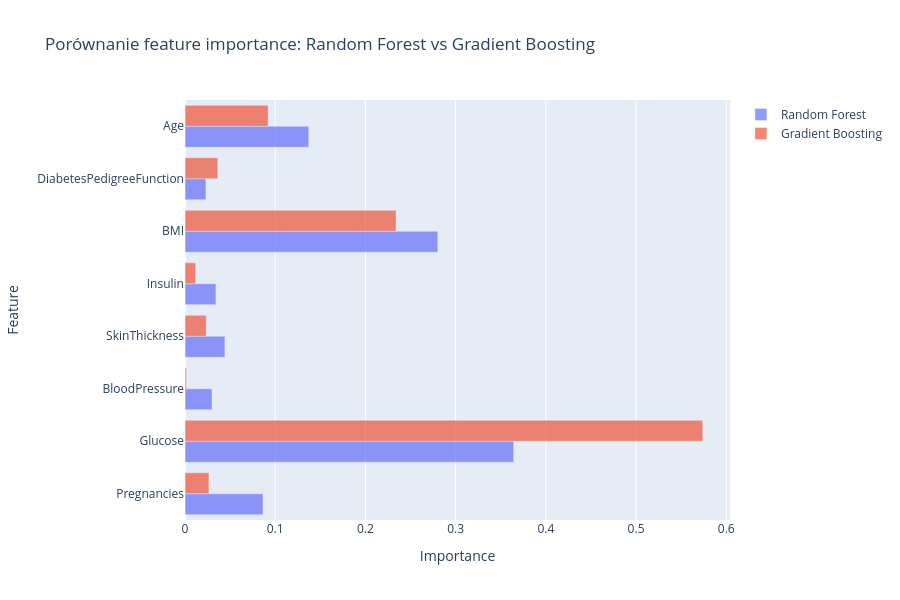

The notebook cell this image was saved under:
### Markdown cell above
## Zadanie  
### Analiza ważności cech (Feature Importance) w Random Forest i Gradient Boosting

Modele drzewiaste mają tę zaletę, że potrafią oszacować **ważność cech** — czyli informują, które atrybuty najbardziej wpływają na decyzję modelu.

W tym zadaniu porównamy ważność cech między:
- najlepszym modelem **Random Forest** (z poprzedniego zadania),
- najlepszym modelem **Gradient Boosting** (wybranym z poprzedniego ćwiczenia).

**Proszę:**

1. Wytrenować:
   - model Random Forest z optymalnymi parametrami (wybrany wcześniej),
   - model Gradient Boosting z parametrami, które dały najwyższe AUC.

2. Wyciągnąć wektory `feature_importances_` dla każdego modelu.

3. Stworzyć wykresy:
   - osobny wykres słupkowy dla Random Forest,
   - osobny wykres słupkowy dla Gradient Boosting,
   - dodatkowo: **jeden wspólny wykres**, który pokazuje różnice obok siebie  
     (np. porównanie RF vs GB dla każdej cechy).

4. Odpowiedzieć na pytania:
   - Które cechy mają najwyższe znaczenie w obu modelach?
   - Czy modele zgadzają się co do rankingu cech?
   - Czy któryś model wydaje się bardziej „skoncentrowany” na mniejszej liczbie cech?

**Wskazówka:**  
Wykres słupkowy możesz stworzyć np. tak:

```python
importances = model.feature_importances_
plt.barh(features, importances)

### Code cell
rf_model.fit(X_train, y_train)
gb_model.fit(X_train, y_train)

rf_importances = rf_model.feature_importances_
gb_importances = gb_model.feature_importances_
features = X_train.columns

df_imp = pd.DataFrame({
    "feature": features,
    "RF": rf_importances,
    "GB": gb_importances
}).set_index("feature")


fig = go.Figure()

fig.add_trace(go.Bar(
    y=df_imp.index,
    x=df_imp["RF"],
    orientation='h',
    name='Random Forest',
    opacity=0.7
))

fig.add_trace(go.Bar(
    y=df_imp.index,
    x=df_imp["GB"],
    orientation='h',
    name='Gradient Boosting',
    opacity=0.7
))

fig.update_layout(
    title="Porównanie feature importance: Random Forest vs Gradient Boosting",
    xaxis_title="Importance",
    yaxis_title="Feature",
    barmode='group',
    height=600
)

fig.show()

### Figure 1 — Plotly figure (JSON) as saved in the notebook; plotly's stock layout.template omitted (floating-point values rounded to 4 significant figures)
{"data": [{"name": "Random Forest", "opacity": 0.7, "orientation": "h", "type": "bar", "x": [0.08647, 0.3643, 0.03, 0.04424, 0.03427, 0.2803, 0.02319, 0.1372], "y": ["Pregnancies", "Glucose", "BloodPressure", "SkinThickness", "Insulin", "BMI", "DiabetesPedigreeFunction", "Age"]}, {"name": "Gradient Boosting", "opacity": 0.7, "orientation": "h", "type": "bar", "x": [0.02654, 0.5739, 0.001483, 0.0236, 0.01189, 0.234, 0.03639, 0.09218], "y": ["Pregnancies", "Glucose", "BloodPressure", "SkinThickness", "Insulin", "BMI", "DiabetesPedigreeFunction", "Age"]}], "layout": {"barmode": "group", "height": 600, "title": {"text": "Porównanie feature importance: Random Forest vs Gradient Boosting"}, "xaxis": {"title": {"text": "Importance"}}, "yaxis": {"title": {"text": "Feature"}}}}
